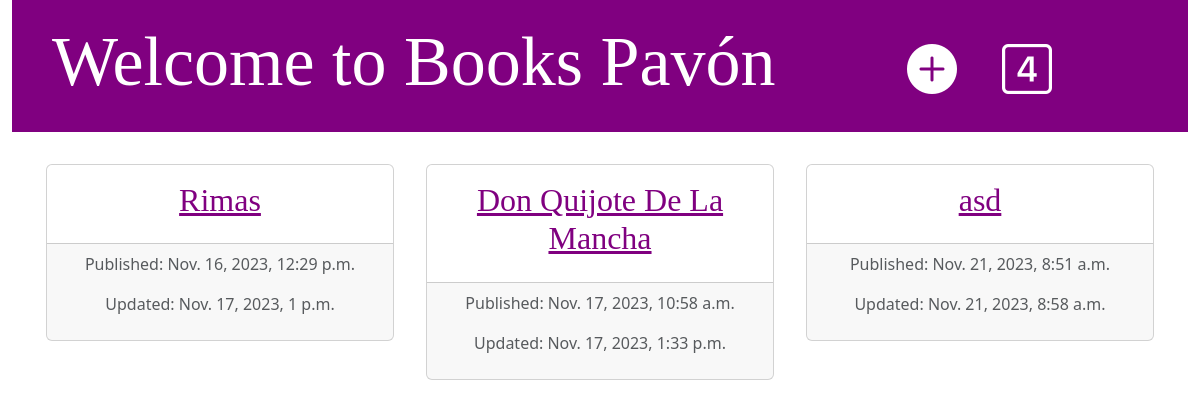
The app's page /, older data.
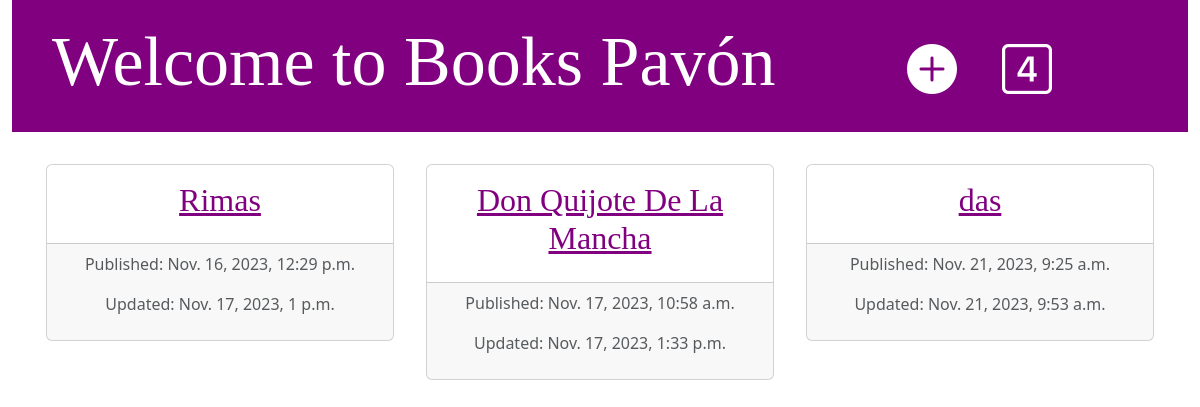
The same page, newer data.
### books/models.py (models this page shows, shortened)
class Book(models.Model):
    title = models.CharField(max_length=200)
    description = models.TextField()
    author = models.CharField(max_length=100)
    rating = models.PositiveIntegerField(validators=[MaxValueValidator(5)])
    created_at = models.DateTimeField(auto_now_add=True)
    updated_at = models.DateTimeField(auto_now=True)

### books/views.py (the view)
# urls.py: path('', ListBookView.as_view(), name='list_books'),
class ListBookView(ListView):
    model = Book

### books/templates/books/book_list.html (shortened to what this page needs)
{% extends 'books/base.html' %}
{% block content %}
        <div class="row pt-3">
    {% for book in object_list %}
            <div class="col-4 p-3">
                <div class="cardlist card text-center">
                    <div class="card-body">
                        <h2 class="card-title"><a href="{% url 'book_details' pk=book.pk %}">{{ book.title }} </a></h2>
                    </div>
                    <div class="card-footer text-body-secondary">
                        <p> Published: {{ book.created_at }}</p>
                        <p> Updated: {{ book.updated_at }}</p>
                    </div>
                </div>
            </div>
    {% endfor %}
        </div>
    </div>
    {% endblock %}

### books/templates/books/base.html (shortened to what this page needs)
{% load static %}
<head>
    <link href="https://cdn.jsdelivr.net/npm/bootstrap@5.3.2/dist/css/bootstrap.min.css" rel="stylesheet">
    <link rel="stylesheet" href="https://cdn.jsdelivr.net/npm/bootstrap-icons@1.11.1/font/bootstrap-icons.css">
    <link rel="stylesheet" href="{% static 'css/style.css' %}">
</head>
<body>
    <div class="container-fluid">
        <div class="page-header">
            <div class="row">
                    <div class="col-8"><h1><a href="/">Welcome to Books Pavón</a></h1></div>
                    <div class="col-1 offset-1 pt-4"><a href="{% url 'book_creation' %}" class="top-menu"><i class="plus bi bi-plus-circle-fill"></i></a></div>
                    <div class="col-1 pt-4"><a href="{% url 'book_creation4' %}" class="top-menu"><i class="plus3 bi bi-4-square"></i></a></div>
            </div>
        </div>
        <div class="content container">
            {% block content %}
            {% endblock %}
        </div>
</body>
</html>

### books/static/css/style.css (style rules this page uses)
h1 a, h2 a { color: purple; font-family: 'Times New Roman'; }
.page-header { background-color: purple; margin-top: 0; padding: 20px 20px 20px 40px; }
.page-header h1, .page-header h1 a, .page-header h1 a:visited, .page-header h1 a:active { color: #ffffff; font-size: 70px; text-decoration: none; }
.plus { font-size: 50px; color: #ffffff; }
.plus3 { font-size: 50px; color: #ffffff; }
.cardlist { transition: .5s; box-shadow: 5px; }

Row changes from the older to the newer data that the page shows:
removed Book: title "asd", created_at "Nov. 21, 2023, 8:51 a.m.", updated_at "Nov. 21, 2023, 8:58 a.m."
added Book: title "das", created_at "Nov. 21, 2023, 9:25 a.m.", updated_at "Nov. 21, 2023, 9:53 a.m."
